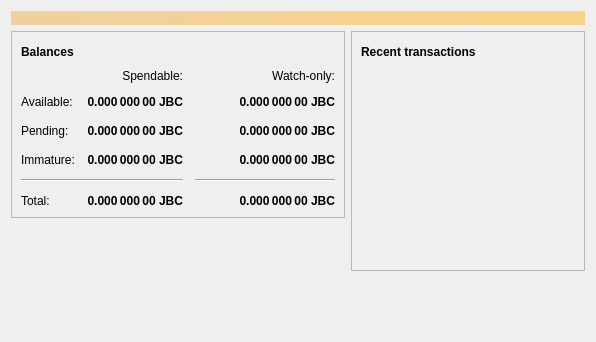
<?xml version="1.0" encoding="UTF-8"?>
<ui version="4.0">
 <class>OverviewPage</class>
 <widget class="QWidget" name="OverviewPage">
  <property name="geometry">
   <rect>
    <x>0</x>
    <y>0</y>
    <width>596</width>
    <height>342</height>
   </rect>
  </property>
  <property name="windowTitle">
   <string>Form</string>
  </property>
  <layout class="QVBoxLayout" name="topLayout">
   <item>
    <widget class="QLabel" name="labelAlerts">
     <property name="visible">
      <bool>false</bool>
     </property>
     <property name="styleSheet">
      <string notr="true">QLabel { background-color: qlineargradient(x1: 0, y1: 0, x2: 1, y2: 0, stop:0 #F0D0A0, stop:1 #F8D488); color:#000000; }</string>
     </property>
     <property name="wordWrap">
      <bool>true</bool>
     </property>
     <property name="margin">
      <number>3</number>
     </property>
     <property name="textInteractionFlags">
      <set>Qt::TextSelectableByMouse</set>
     </property>
    </widget>
   </item>
   <item>
    <layout class="QHBoxLayout" name="horizontalLayout" stretch="1,1">
     <item>
      <layout class="QVBoxLayout" name="verticalLayout_2">
       <item>
        <widget class="QFrame" name="frame">
         <property name="frameShape">
          <enum>QFrame::StyledPanel</enum>
         </property>
         <property name="frameShadow">
          <enum>QFrame::Raised</enum>
         </property>
         <layout class="QVBoxLayout" name="verticalLayout_4">
          <item>
           <layout class="QHBoxLayout" name="horizontalLayout_4">
            <item>
             <widget class="QLabel" name="label_5">
              <property name="font">
               <font>
                <weight>75</weight>
                <bold>true</bold>
               </font>
              </property>
              <property name="text">
               <string>Balances</string>
              </property>
             </widget>
            </item>
            <item>
             <widget class="QPushButton" name="labelWalletStatus">
              <property name="enabled">
               <bool>true</bool>
              </property>
              <property name="maximumSize">
               <size>
                <width>30</width>
                <height>16777215</height>
               </size>
              </property>
              <property name="toolTip">
               <string>The displayed information may be out of date. Your wallet automatically synchronizes with the JBCoin network after a connection is established, but this process has not completed yet.</string>
              </property>
              <property name="text">
               <string/>
              </property>
              <property name="icon">
               <iconset resource="../bitcoin.qrc">
                <normaloff>:/icons/warning</normaloff>
                <disabledoff>:/icons/warning</disabledoff>:/icons/warning</iconset>
              </property>
              <property name="iconSize">
               <size>
                <width>24</width>
                <height>24</height>
               </size>
              </property>
              <property name="flat">
               <bool>true</bool>
              </property>
             </widget>
            </item>
            <item>
             <spacer name="horizontalSpacer_3">
              <property name="orientation">
               <enum>Qt::Horizontal</enum>
              </property>
              <property name="sizeHint" stdset="0">
               <size>
                <width>40</width>
                <height>20</height>
               </size>
              </property>
             </spacer>
            </item>
           </layout>
          </item>
          <item>
           <layout class="QGridLayout" name="gridLayout">
            <property name="spacing">
             <number>12</number>
            </property>
            <item row="2" column="2">
             <widget class="QLabel" name="labelWatchPending">
              <property name="font">
               <font>
                <weight>75</weight>
                <bold>true</bold>
               </font>
              </property>
              <property name="cursor">
               <cursorShape>IBeamCursor</cursorShape>
              </property>
              <property name="toolTip">
               <string>Unconfirmed transactions to watch-only addresses</string>
              </property>
              <property name="text">
               <string notr="true">0.000 000 00 JBC</string>
              </property>
              <property name="alignment">
               <set>Qt::AlignRight|Qt::AlignTrailing|Qt::AlignVCenter</set>
              </property>
              <property name="textInteractionFlags">
               <set>Qt::LinksAccessibleByMouse|Qt::TextSelectableByKeyboard|Qt::TextSelectableByMouse</set>
              </property>
             </widget>
            </item>
            <item row="2" column="1">
             <widget class="QLabel" name="labelUnconfirmed">
              <property name="font">
               <font>
                <weight>75</weight>
                <bold>true</bold>
               </font>
              </property>
              <property name="cursor">
               <cursorShape>IBeamCursor</cursorShape>
              </property>
              <property name="toolTip">
               <string>Total of transactions that have yet to be confirmed, and do not yet count toward the spendable balance</string>
              </property>
              <property name="text">
               <string notr="true">0.000 000 00 JBC</string>
              </property>
              <property name="alignment">
               <set>Qt::AlignRight|Qt::AlignTrailing|Qt::AlignVCenter</set>
              </property>
              <property name="textInteractionFlags">
               <set>Qt::LinksAccessibleByMouse|Qt::TextSelectableByKeyboard|Qt::TextSelectableByMouse</set>
              </property>
             </widget>
            </item>
            <item row="3" column="2">
             <widget class="QLabel" name="labelWatchImmature">
              <property name="font">
               <font>
                <weight>75</weight>
                <bold>true</bold>
               </font>
              </property>
              <property name="cursor">
               <cursorShape>IBeamCursor</cursorShape>
              </property>
              <property name="toolTip">
               <string>Mined balance in watch-only addresses that has not yet matured</string>
              </property>
              <property name="text">
               <string notr="true">0.000 000 00 JBC</string>
              </property>
              <property name="alignment">
               <set>Qt::AlignRight|Qt::AlignTrailing|Qt::AlignVCenter</set>
              </property>
              <property name="textInteractionFlags">
               <set>Qt::LinksAccessibleByMouse|Qt::TextSelectableByKeyboard|Qt::TextSelectableByMouse</set>
              </property>
             </widget>
            </item>
            <item row="4" column="0" colspan="2">
             <widget class="Line" name="line">
              <property name="orientation">
               <enum>Qt::Horizontal</enum>
              </property>
             </widget>
            </item>
            <item row="4" column="2">
             <widget class="Line" name="lineWatchBalance">
              <property name="sizePolicy">
               <sizepolicy hsizetype="Preferred" vsizetype="Fixed">
                <horstretch>0</horstretch>
                <verstretch>0</verstretch>
               </sizepolicy>
              </property>
              <property name="minimumSize">
               <size>
                <width>140</width>
                <height>0</height>
               </size>
              </property>
              <property name="orientation">
               <enum>Qt::Horizontal</enum>
              </property>
             </widget>
            </item>
            <item row="5" column="0">
             <widget class="QLabel" name="labelTotalText">
              <property name="text">
               <string>Total:</string>
              </property>
             </widget>
            </item>
            <item row="3" column="1">
             <widget class="QLabel" name="labelImmature">
              <property name="font">
               <font>
                <weight>75</weight>
                <bold>true</bold>
               </font>
              </property>
              <property name="cursor">
               <cursorShape>IBeamCursor</cursorShape>
              </property>
              <property name="toolTip">
               <string>Mined balance that has not yet matured</string>
              </property>
              <property name="text">
               <string notr="true">0.000 000 00 JBC</string>
              </property>
              <property name="alignment">
               <set>Qt::AlignRight|Qt::AlignTrailing|Qt::AlignVCenter</set>
              </property>
              <property name="textInteractionFlags">
               <set>Qt::LinksAccessibleByMouse|Qt::TextSelectableByKeyboard|Qt::TextSelectableByMouse</set>
              </property>
             </widget>
            </item>
            <item row="2" column="3">
             <spacer name="horizontalSpacer_2">
              <property name="orientation">
               <enum>Qt::Horizontal</enum>
              </property>
              <property name="sizeHint" stdset="0">
               <size>
                <width>40</width>
                <height>20</height>
               </size>
              </property>
             </spacer>
            </item>
            <item row="3" column="0">
             <widget class="QLabel" name="labelImmatureText">
              <property name="text">
               <string>Immature:</string>
              </property>
             </widget>
            </item>
            <item row="5" column="1">
             <widget class="QLabel" name="labelTotal">
              <property name="font">
               <font>
                <weight>75</weight>
                <bold>true</bold>
               </font>
              </property>
              <property name="cursor">
               <cursorShape>IBeamCursor</cursorShape>
              </property>
              <property name="toolTip">
               <string>Your current total balance</string>
              </property>
              <property name="text">
               <string notr="true">0.000 000 00 JBC</string>
              </property>
              <property name="alignment">
               <set>Qt::AlignRight|Qt::AlignTrailing|Qt::AlignVCenter</set>
              </property>
              <property name="textInteractionFlags">
               <set>Qt::LinksAccessibleByMouse|Qt::TextSelectableByKeyboard|Qt::TextSelectableByMouse</set>
              </property>
             </widget>
            </item>
            <item row="5" column="2">
             <widget class="QLabel" name="labelWatchTotal">
              <property name="font">
               <font>
                <weight>75</weight>
                <bold>true</bold>
               </font>
              </property>
              <property name="cursor">
               <cursorShape>IBeamCursor</cursorShape>
              </property>
              <property name="toolTip">
               <string>Current total balance in watch-only addresses</string>
              </property>
              <property name="text">
               <string notr="true">0.000 000 00 JBC</string>
              </property>
              <property name="alignment">
               <set>Qt::AlignRight|Qt::AlignTrailing|Qt::AlignVCenter</set>
              </property>
              <property name="textInteractionFlags">
               <set>Qt::LinksAccessibleByMouse|Qt::TextSelectableByKeyboard|Qt::TextSelectableByMouse</set>
              </property>
             </widget>
            </item>
            <item row="0" column="2">
             <widget class="QLabel" name="labelWatchonly">
              <property name="text">
               <string>Watch-only:</string>
              </property>
              <property name="alignment">
               <set>Qt::AlignRight|Qt::AlignTrailing|Qt::AlignVCenter</set>
              </property>
             </widget>
            </item>
            <item row="1" column="0">
             <widget class="QLabel" name="labelBalanceText">
              <property name="text">
               <string>Available:</string>
              </property>
             </widget>
            </item>
            <item row="1" column="1">
             <widget class="QLabel" name="labelBalance">
              <property name="font">
               <font>
                <weight>75</weight>
                <bold>true</bold>
               </font>
              </property>
              <property name="cursor">
               <cursorShape>IBeamCursor</cursorShape>
              </property>
              <property name="toolTip">
               <string>Your current spendable balance</string>
              </property>
              <property name="text">
               <string notr="true">0.000 000 00 JBC</string>
              </property>
              <property name="alignment">
               <set>Qt::AlignRight|Qt::AlignTrailing|Qt::AlignVCenter</set>
              </property>
              <property name="textInteractionFlags">
               <set>Qt::LinksAccessibleByMouse|Qt::TextSelectableByKeyboard|Qt::TextSelectableByMouse</set>
              </property>
             </widget>
            </item>
            <item row="1" column="2">
             <widget class="QLabel" name="labelWatchAvailable">
              <property name="font">
               <font>
                <weight>75</weight>
                <bold>true</bold>
               </font>
              </property>
              <property name="cursor">
               <cursorShape>IBeamCursor</cursorShape>
              </property>
              <property name="toolTip">
               <string>Your current balance in watch-only addresses</string>
              </property>
              <property name="text">
               <string notr="true">0.000 000 00 JBC</string>
              </property>
              <property name="alignment">
               <set>Qt::AlignRight|Qt::AlignTrailing|Qt::AlignVCenter</set>
              </property>
              <property name="textInteractionFlags">
               <set>Qt::LinksAccessibleByMouse|Qt::TextSelectableByKeyboard|Qt::TextSelectableByMouse</set>
              </property>
             </widget>
            </item>
            <item row="2" column="0">
             <widget class="QLabel" name="labelPendingText">
              <property name="text">
               <string>Pending:</string>
              </property>
             </widget>
            </item>
            <item row="0" column="1">
             <widget class="QLabel" name="labelSpendable">
              <property name="text">
               <string>Spendable:</string>
              </property>
              <property name="alignment">
               <set>Qt::AlignRight|Qt::AlignTrailing|Qt::AlignVCenter</set>
              </property>
             </widget>
            </item>
           </layout>
          </item>
         </layout>
        </widget>
       </item>
       <item>
        <spacer name="verticalSpacer">
         <property name="orientation">
          <enum>Qt::Vertical</enum>
         </property>
         <property name="sizeHint" stdset="0">
          <size>
           <width>20</width>
           <height>40</height>
          </size>
         </property>
        </spacer>
       </item>
      </layout>
     </item>
     <item>
      <layout class="QVBoxLayout" name="verticalLayout_3">
       <item>
        <widget class="QFrame" name="frame_2">
         <property name="frameShape">
          <enum>QFrame::StyledPanel</enum>
         </property>
         <property name="frameShadow">
          <enum>QFrame::Raised</enum>
         </property>
         <layout class="QVBoxLayout" name="verticalLayout">
          <item>
           <layout class="QHBoxLayout" name="horizontalLayout_2">
            <item>
             <widget class="QLabel" name="label_4">
              <property name="font">
               <font>
                <weight>75</weight>
                <bold>true</bold>
               </font>
              </property>
              <property name="text">
               <string>Recent transactions</string>
              </property>
             </widget>
            </item>
            <item>
             <widget class="QPushButton" name="labelTransactionsStatus">
              <property name="enabled">
               <bool>true</bool>
              </property>
              <property name="maximumSize">
               <size>
                <width>30</width>
                <height>16777215</height>
               </size>
              </property>
              <property name="toolTip">
               <string>The displayed information may be out of date. Your wallet automatically synchronizes with the JBCoin network after a connection is established, but this process has not completed yet.</string>
              </property>
              <property name="text">
               <string/>
              </property>
              <property name="icon">
               <iconset resource="../bitcoin.qrc">
                <normaloff>:/icons/warning</normaloff>
                <disabledoff>:/icons/warning</disabledoff>:/icons/warning</iconset>
              </property>
              <property name="iconSize">
               <size>
                <width>24</width>
                <height>24</height>
               </size>
              </property>
              <property name="flat">
               <bool>true</bool>
              </property>
             </widget>
            </item>
            <item>
             <spacer name="horizontalSpacer">
              <property name="orientation">
               <enum>Qt::Horizontal</enum>
              </property>
              <property name="sizeHint" stdset="0">
               <size>
                <width>40</width>
                <height>20</height>
               </size>
              </property>
             </spacer>
            </item>
           </layout>
          </item>
          <item>
           <widget class="QListView" name="listTransactions">
            <property name="styleSheet">
             <string notr="true">QListView { background: transparent; }</string>
            </property>
            <property name="frameShape">
             <enum>QFrame::NoFrame</enum>
            </property>
            <property name="verticalScrollBarPolicy">
             <enum>Qt::ScrollBarAlwaysOff</enum>
            </property>
            <property name="horizontalScrollBarPolicy">
             <enum>Qt::ScrollBarAlwaysOff</enum>
            </property>
            <property name="selectionMode">
             <enum>QAbstractItemView::NoSelection</enum>
            </property>
           </widget>
          </item>
         </layout>
        </widget>
       </item>
       <item>
        <spacer name="verticalSpacer_2">
         <property name="orientation">
          <enum>Qt::Vertical</enum>
         </property>
         <property name="sizeHint" stdset="0">
          <size>
           <width>20</width>
           <height>40</height>
          </size>
         </property>
        </spacer>
       </item>
      </layout>
     </item>
    </layout>
   </item>
  </layout>
 </widget>
 <resources/>
 <connections/>
</ui>
